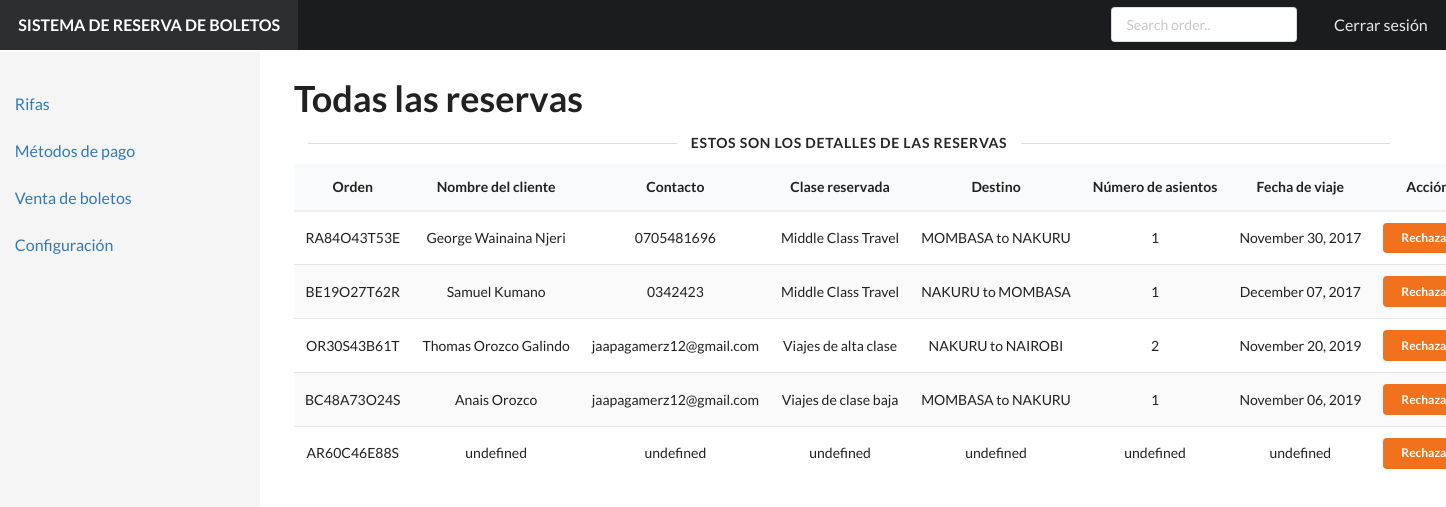
Screenshot of /admin/bookings.php (signed in) with the database file from the repository.
### tables this page shows
CREATE TABLE `booking_details` (
  `order_ref` varchar(255) NOT NULL,
  `fullname` varchar(120) NOT NULL,
  `contact` varchar(40) DEFAULT NULL,
  `gender` varchar(40) DEFAULT NULL,
  `class_reserved` varchar(255) NOT NULL,
  `destination` varchar(180) NOT NULL,
  `seats_reserved` varchar(50) NOT NULL DEFAULT '1',
  `date_reserved` varchar(50) DEFAULT NULL,
  `transaction_id` varchar(190) NOT NULL,
  `account` varchar(130) NOT NULL,
  `amount` varchar(50) NOT NULL
);

### admin/bookings.php (the view, shortened to what this page needs)
<?php include 'partials/head.php' ?>
<body>
	<?php include 'partials/top.php' ?>
    <div class="ui grid">
      <div class="row">
        <?php include 'partials/menu.php' ?>
        <div class="column" id="content" style="display:none">
          <div class="ui grid">
            <div class="row">
              <h1 class="ui huge header">Todas las reservas</h1></div>
              <div class="ui horizontal divider"> Estos son los detalles de las reservas</div>
              <div class="row">
                <table class="ui single line striped selectable center aligned  table">
                  <thead><tr><th>Orden</th><th>Nombre del cliente</th><th>Contacto</th><th>Clase reservada</th><th>Destino</th><th>Número de asientos</th><th>Fecha de viaje</th><th>Acción</th></tr></thead>
                  <tbody>
                    <?php
                    require("../dbengine/dbconnect.php");
                    if(isset($_GET['search'])) {
                      $search = $_GET['search'];
                      $data = mysqli_query($conn, "SELECT * FROM booking_details WHERE order_ref LIKE '%$search%' or fullname LIKE '%$search%' or class_reserved LIKE '%$search%' or destination LIKE '%$search%' or date_reserved LIKE '%$search%'");
                    } else {
                      $data=mysqli_query($conn,"SELECT * FROM booking_details");
                    }
                    if(($data) && (mysqli_num_rows($data) > 0)) {
                      while($row=mysqli_fetch_assoc($data)) {
                        $order = $row['order_ref'];
                        echo("<tr><td>".$row['order_ref']."</td><td>".$row['fullname']."</td><td>".$row['contact']."</td><td>".$row['class_reserved']."</td><td>".$row['destination']."</td><td>".$row['seats_reserved']."</td><td>".$row['date_reserved']."</td><td><a class='ui tiny button orange' href='bookings.php?reject=$order'>Rechazar</a></td></tr>");
                      }
                    } else {
                      echo "<tr><td colspan='9'>¡No se encontraron coincidencias de registros!</td></tr>";
                    }
                    ?>
                  </tbody>
                </table>
              </div>
            </div>
          </div>
        </div>
      </div>
</body>
</html>

### admin/static/stylesheets/default.css (style rules this page uses)
body { -webkit-font-smoothing: antialiased; -moz-osx-font-smoothing: grayscale; text-rendering: optimizeLegibility; }

### admin/partials/head.php (style rules this page uses)
body { display: relative; }
#content { margin-left: 19%; width: 81%; margin-top: 3em; padding-left: 3em; float: left; }
#content > .ui.grid { padding-right: 4em; padding-bottom: 3em; }
#content h1 { font-size: 36px; }
#content .ui.divider:not(.hidden) { margin: 0; }
#content table.ui.table { border: none; }
#content table.ui.table thead th { border-bottom: 2px solid #eee !important; }

### rows the page displays
booking_details: order_ref "RA84O43T53E", fullname "George Wainaina Njeri", contact "0705481696", class_reserved "Middle Class Travel", destination "MOMBASA to NAKURU", seats_reserved "1", date_reserved "November 30, 2017"
booking_details: order_ref "BE19O27T62R", fullname "Samuel Kumano", contact "0342423", class_reserved "Middle Class Travel", destination "NAKURU to MOMBASA", seats_reserved "1", date_reserved "December 07, 2017"
booking_details: order_ref "OR30S43B61T", fullname "Thomas Orozco Galindo", contact "jaapagamerz12@gmail.com", class_reserved "Viajes de alta clase", destination "NAKURU to NAIROBI", seats_reserved "2", date_reserved "November 20, 2019"
booking_details: order_ref "BC48A73O24S", fullname "Anais Orozco", contact "jaapagamerz12@gmail.com", class_reserved "Viajes de clase baja", destination "MOMBASA to NAKURU", seats_reserved "1", date_reserved "November 06, 2019"
booking_details: order_ref "AR60C46E88S", fullname "undefined", contact "undefined", class_reserved "undefined", destination "undefined", seats_reserved "undefined", date_reserved "undefined"
